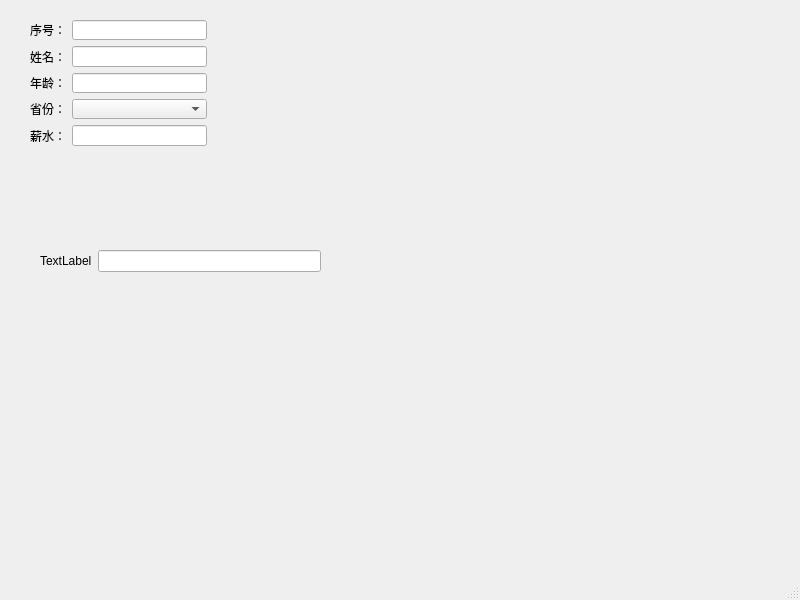
<?xml version="1.0" encoding="UTF-8"?>
<ui version="4.0">
 <class>MainWindow</class>
 <widget class="QMainWindow" name="MainWindow">
  <property name="geometry">
   <rect>
    <x>0</x>
    <y>0</y>
    <width>800</width>
    <height>600</height>
   </rect>
  </property>
  <property name="windowTitle">
   <string>MainWindow</string>
  </property>
  <widget class="QWidget" name="centralwidget">
   <widget class="QWidget" name="formLayoutWidget">
    <property name="geometry">
     <rect>
      <x>40</x>
      <y>250</y>
      <width>281</width>
      <height>131</height>
     </rect>
    </property>
    <layout class="QFormLayout" name="formLayout_2">
     <item row="1" column="0">
      <widget class="QLabel" name="label_6">
       <property name="text">
        <string>TextLabel</string>
       </property>
      </widget>
     </item>
     <item row="1" column="1">
      <widget class="QLineEdit" name="lineEdit_5"/>
     </item>
    </layout>
   </widget>
   <widget class="QWidget" name="">
    <property name="geometry">
     <rect>
      <x>30</x>
      <y>20</y>
      <width>177</width>
      <height>126</height>
     </rect>
    </property>
    <layout class="QFormLayout" name="formLayout">
     <item row="0" column="0">
      <widget class="QLabel" name="label">
       <property name="text">
        <string>序号：</string>
       </property>
      </widget>
     </item>
     <item row="0" column="1">
      <widget class="QLineEdit" name="lineEdit"/>
     </item>
     <item row="1" column="0">
      <widget class="QLabel" name="label_2">
       <property name="text">
        <string>姓名：</string>
       </property>
      </widget>
     </item>
     <item row="1" column="1">
      <widget class="QLineEdit" name="lineEdit_3"/>
     </item>
     <item row="2" column="0">
      <widget class="QLabel" name="label_3">
       <property name="text">
        <string>年龄：</string>
       </property>
      </widget>
     </item>
     <item row="2" column="1">
      <widget class="QLineEdit" name="lineEdit_4"/>
     </item>
     <item row="3" column="0">
      <widget class="QLabel" name="label_4">
       <property name="text">
        <string>省份：</string>
       </property>
      </widget>
     </item>
     <item row="3" column="1">
      <widget class="QComboBox" name="comboBox"/>
     </item>
     <item row="4" column="0">
      <widget class="QLabel" name="label_5">
       <property name="text">
        <string>薪水：</string>
       </property>
      </widget>
     </item>
     <item row="4" column="1">
      <widget class="QLineEdit" name="lineEdit_2"/>
     </item>
    </layout>
   </widget>
  </widget>
  <widget class="QMenuBar" name="menubar">
   <property name="geometry">
    <rect>
     <x>0</x>
     <y>0</y>
     <width>800</width>
     <height>23</height>
    </rect>
   </property>
  </widget>
  <widget class="QStatusBar" name="statusbar"/>
 </widget>
 <resources/>
 <connections/>
</ui>
